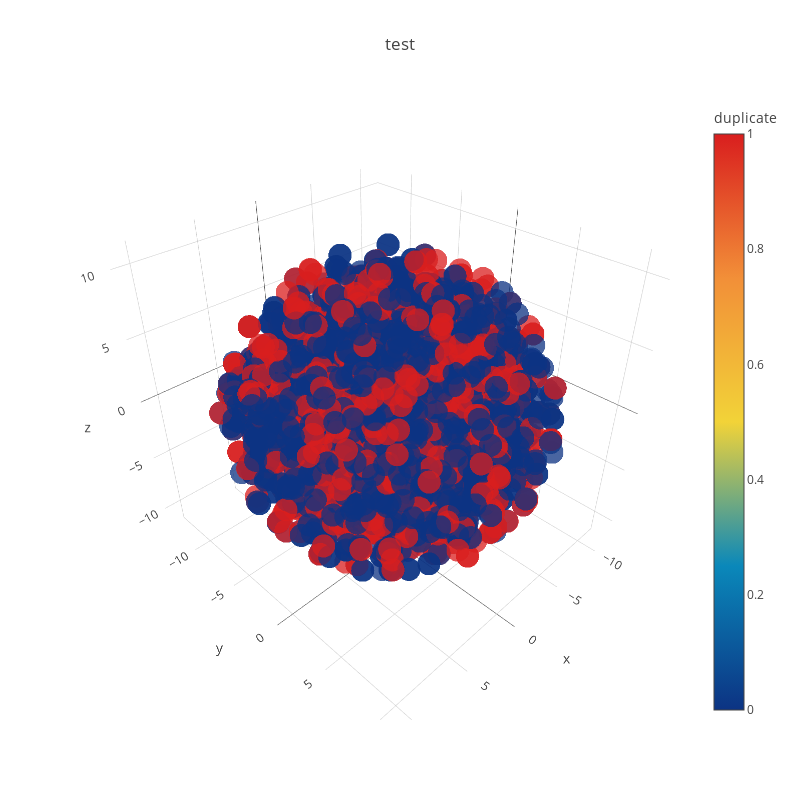

Notebook code cell kept with this figure:
### Code cell
trace1 = go.Scatter3d(
    x=tsne[:,0],
    y=tsne[:,1],
    z=tsne[:,2],
    mode='markers',
    marker=dict(
        sizemode='diameter',
        color = dfs['is_duplicate'].values,
        colorscale = 'Portland',
        colorbar = dict(title = 'duplicate'),
        line=dict(color='rgb(255, 255, 255)'),
        opacity=0.75
    )
)

data=[trace1]
layout=dict(height=800, width=800, title='test')
fig=dict(data=data, layout=layout)
py.iplot(fig, filename='3DBubble')

### Figure 1 — Plotly figure (JSON) as saved in the notebook; plotly's stock layout.template omitted (floating-point values rounded to 4 significant figures; data arrays with more than 128 entries replaced by an {"elided": "..."} marker saying what was removed)
{"data": [{"marker": {"color": {"elided": "4000 int values"}, "colorbar": {"title": "duplicate"}, "colorscale": "Portland", "line": {"color": "rgb(255, 255, 255)"}, "opacity": 0.75, "sizemode": "diameter"}, "mode": "markers", "type": "scatter3d", "x": {"elided": "4000 float values"}, "y": {"elided": "4000 float values"}, "z": {"elided": "4000 float values"}}], "layout": {"height": 800, "title": "test", "width": 800}}
